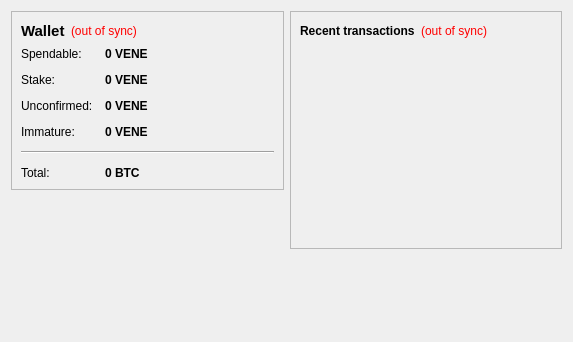
<?xml version="1.0" encoding="UTF-8"?>
<ui version="4.0">
 <class>OverviewPage</class>
 <widget class="QWidget" name="OverviewPage">
  <property name="geometry">
   <rect>
    <x>0</x>
    <y>0</y>
    <width>573</width>
    <height>342</height>
   </rect>
  </property>
  <property name="windowTitle">
   <string>Form</string>
  </property>
  <layout class="QHBoxLayout" name="horizontalLayout" stretch="1,1">
   <item>
    <layout class="QVBoxLayout" name="verticalLayout_2">
     <item>
      <widget class="QFrame" name="frame">
       <property name="frameShape">
        <enum>QFrame::StyledPanel</enum>
       </property>
       <property name="frameShadow">
        <enum>QFrame::Raised</enum>
       </property>
       <layout class="QVBoxLayout" name="verticalLayout_4">
        <item>
         <layout class="QHBoxLayout" name="horizontalLayout_4">
          <item>
           <widget class="QLabel" name="label_5">
            <property name="font">
             <font>
              <pointsize>11</pointsize>
              <weight>75</weight>
              <bold>true</bold>
             </font>
            </property>
            <property name="text">
             <string>Wallet</string>
            </property>
           </widget>
          </item>
          <item>
           <widget class="QLabel" name="labelWalletStatus">
            <property name="toolTip">
             <string>The displayed information may be out of date. Your wallet automatically synchronizes with the VeneficumCoin network after a connection is established, but this process has not completed yet.</string>
            </property>
            <property name="styleSheet">
             <string notr="true">QLabel { color: red; }</string>
            </property>
            <property name="text">
             <string notr="true">(out of sync)</string>
            </property>
            <property name="alignment">
             <set>Qt::AlignLeading|Qt::AlignLeft|Qt::AlignVCenter</set>
            </property>
           </widget>
          </item>
          <item>
           <spacer name="horizontalSpacer_2">
            <property name="orientation">
             <enum>Qt::Horizontal</enum>
            </property>
            <property name="sizeHint" stdset="0">
             <size>
              <width>40</width>
              <height>20</height>
             </size>
            </property>
           </spacer>
          </item>
         </layout>
        </item>
        <item>
         <layout class="QFormLayout" name="formLayout_2">
          <property name="fieldGrowthPolicy">
           <enum>QFormLayout::AllNonFixedFieldsGrow</enum>
          </property>
          <property name="horizontalSpacing">
           <number>12</number>
          </property>
          <property name="verticalSpacing">
           <number>12</number>
          </property>
          <item row="0" column="0">
           <widget class="QLabel" name="label">
            <property name="text">
             <string>Spendable:</string>
            </property>
           </widget>
          </item>
          <item row="0" column="1">
           <widget class="QLabel" name="labelBalance">
            <property name="font">
             <font>
              <weight>75</weight>
              <bold>true</bold>
             </font>
            </property>
            <property name="cursor">
             <cursorShape>IBeamCursor</cursorShape>
            </property>
            <property name="toolTip">
             <string>Your current spendable balance</string>
            </property>
            <property name="text">
             <string notr="true">0 VENE</string>
            </property>
            <property name="textInteractionFlags">
             <set>Qt::LinksAccessibleByMouse|Qt::TextSelectableByKeyboard|Qt::TextSelectableByMouse</set>
            </property>
           </widget>
          </item>
          <item row="1" column="0">
           <widget class="QLabel" name="label_6">
            <property name="text">
             <string>Stake:</string>
            </property>
           </widget>
          </item>
          <item row="1" column="1">
           <widget class="QLabel" name="labelStake">
            <property name="font">
             <font>
              <weight>75</weight>
              <bold>true</bold>
             </font>
            </property>
            <property name="cursor">
             <cursorShape>IBeamCursor</cursorShape>
            </property>
            <property name="toolTip">
             <string>Total of coins that was staked, and do not yet count toward the current balance</string>
            </property>
            <property name="text">
             <string notr="true">0 VENE</string>
            </property>
            <property name="textInteractionFlags">
             <set>Qt::LinksAccessibleByMouse|Qt::TextSelectableByKeyboard|Qt::TextSelectableByMouse</set>
            </property>
           </widget>
          </item>
          <item row="2" column="0">
           <widget class="QLabel" name="label_3">
            <property name="text">
             <string>Unconfirmed:</string>
            </property>
           </widget>
          </item>
          <item row="2" column="1">
           <widget class="QLabel" name="labelUnconfirmed">
            <property name="font">
             <font>
              <weight>75</weight>
              <bold>true</bold>
             </font>
            </property>
            <property name="cursor">
             <cursorShape>IBeamCursor</cursorShape>
            </property>
            <property name="toolTip">
             <string>Total of transactions that have yet to be confirmed, and do not yet count toward the current balance</string>
            </property>
            <property name="text">
             <string notr="true">0 VENE</string>
            </property>
            <property name="textInteractionFlags">
             <set>Qt::LinksAccessibleByMouse|Qt::TextSelectableByKeyboard|Qt::TextSelectableByMouse</set>
            </property>
           </widget>
          </item>
          <item row="3" column="0">
           <widget class="QLabel" name="labelImmatureText">
            <property name="text">
             <string>Immature:</string>
            </property>
           </widget>
          </item>
          <item row="3" column="1">
           <widget class="QLabel" name="labelImmature">
            <property name="font">
             <font>
              <weight>75</weight>
              <bold>true</bold>
             </font>
            </property>
            <property name="toolTip">
             <string>Mined balance that has not yet matured</string>
            </property>
            <property name="text">
             <string notr="true">0 VENE</string>
            </property>
            <property name="textInteractionFlags">
             <set>Qt::LinksAccessibleByMouse|Qt::TextSelectableByKeyboard|Qt::TextSelectableByMouse</set>
            </property>
           </widget>
          </item>
          <item row="4" column="0" colspan="2">
           <widget class="Line" name="line">
            <property name="orientation">
             <enum>Qt::Horizontal</enum>
            </property>
           </widget>
          </item>
          <item row="5" column="0">
           <widget class="QLabel" name="labelTotalText">
            <property name="text">
             <string>Total:</string>
            </property>
           </widget>
          </item>
          <item row="5" column="1">
           <widget class="QLabel" name="labelTotal">
            <property name="font">
             <font>
              <weight>75</weight>
              <bold>true</bold>
             </font>
            </property>
            <property name="cursor">
             <cursorShape>IBeamCursor</cursorShape>
            </property>
            <property name="toolTip">
             <string>Your current total balance</string>
            </property>
            <property name="text">
             <string notr="true">0 BTC</string>
            </property>
            <property name="textInteractionFlags">
             <set>Qt::LinksAccessibleByMouse|Qt::TextSelectableByKeyboard|Qt::TextSelectableByMouse</set>
            </property>
           </widget>
          </item>
         </layout>
        </item>
       </layout>
      </widget>
     </item>
     <item>
      <spacer name="verticalSpacer">
       <property name="orientation">
        <enum>Qt::Vertical</enum>
       </property>
       <property name="sizeHint" stdset="0">
        <size>
         <width>20</width>
         <height>40</height>
        </size>
       </property>
      </spacer>
     </item>
    </layout>
   </item>
   <item>
    <layout class="QVBoxLayout" name="verticalLayout_3">
     <item>
      <widget class="QFrame" name="frame_2">
       <property name="frameShape">
        <enum>QFrame::StyledPanel</enum>
       </property>
       <property name="frameShadow">
        <enum>QFrame::Raised</enum>
       </property>
       <layout class="QVBoxLayout" name="verticalLayout">
        <item>
         <layout class="QHBoxLayout" name="horizontalLayout_2">
          <item>
           <widget class="QLabel" name="label_4">
            <property name="text">
             <string>&lt;b&gt;Recent transactions&lt;/b&gt;</string>
            </property>
           </widget>
          </item>
          <item>
           <widget class="QLabel" name="labelTransactionsStatus">
            <property name="toolTip">
             <string>The displayed information may be out of date. Your wallet automatically synchronizes with the VeneficumCoin network after a connection is established, but this process has not completed yet.</string>
            </property>
            <property name="styleSheet">
             <string notr="true">QLabel { color: red; }</string>
            </property>
            <property name="text">
             <string notr="true">(out of sync)</string>
            </property>
            <property name="alignment">
             <set>Qt::AlignRight|Qt::AlignTrailing|Qt::AlignVCenter</set>
            </property>
           </widget>
          </item>
          <item>
           <spacer name="horizontalSpacer">
            <property name="orientation">
             <enum>Qt::Horizontal</enum>
            </property>
            <property name="sizeHint" stdset="0">
             <size>
              <width>40</width>
              <height>20</height>
             </size>
            </property>
           </spacer>
          </item>
         </layout>
        </item>
        <item>
         <widget class="QListView" name="listTransactions">
          <property name="styleSheet">
           <string notr="true">QListView { background: transparent; }</string>
          </property>
          <property name="frameShape">
           <enum>QFrame::NoFrame</enum>
          </property>
          <property name="verticalScrollBarPolicy">
           <enum>Qt::ScrollBarAlwaysOff</enum>
          </property>
          <property name="horizontalScrollBarPolicy">
           <enum>Qt::ScrollBarAlwaysOff</enum>
          </property>
          <property name="selectionMode">
           <enum>QAbstractItemView::NoSelection</enum>
          </property>
         </widget>
        </item>
       </layout>
      </widget>
     </item>
     <item>
      <spacer name="verticalSpacer_2">
       <property name="orientation">
        <enum>Qt::Vertical</enum>
       </property>
       <property name="sizeHint" stdset="0">
        <size>
         <width>20</width>
         <height>40</height>
        </size>
       </property>
      </spacer>
     </item>
    </layout>
   </item>
  </layout>
 </widget>
 <resources/>
 <connections/>
</ui>
